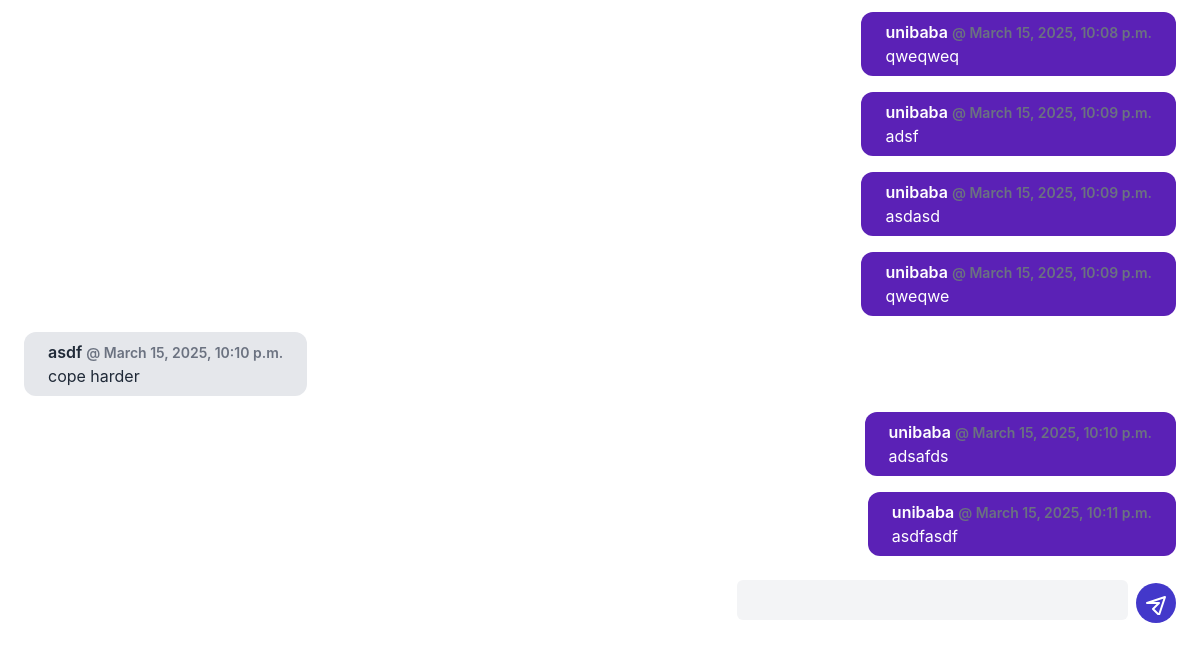
The page /inbox/1/ (signed in, lower part) on the database as committed earlier.
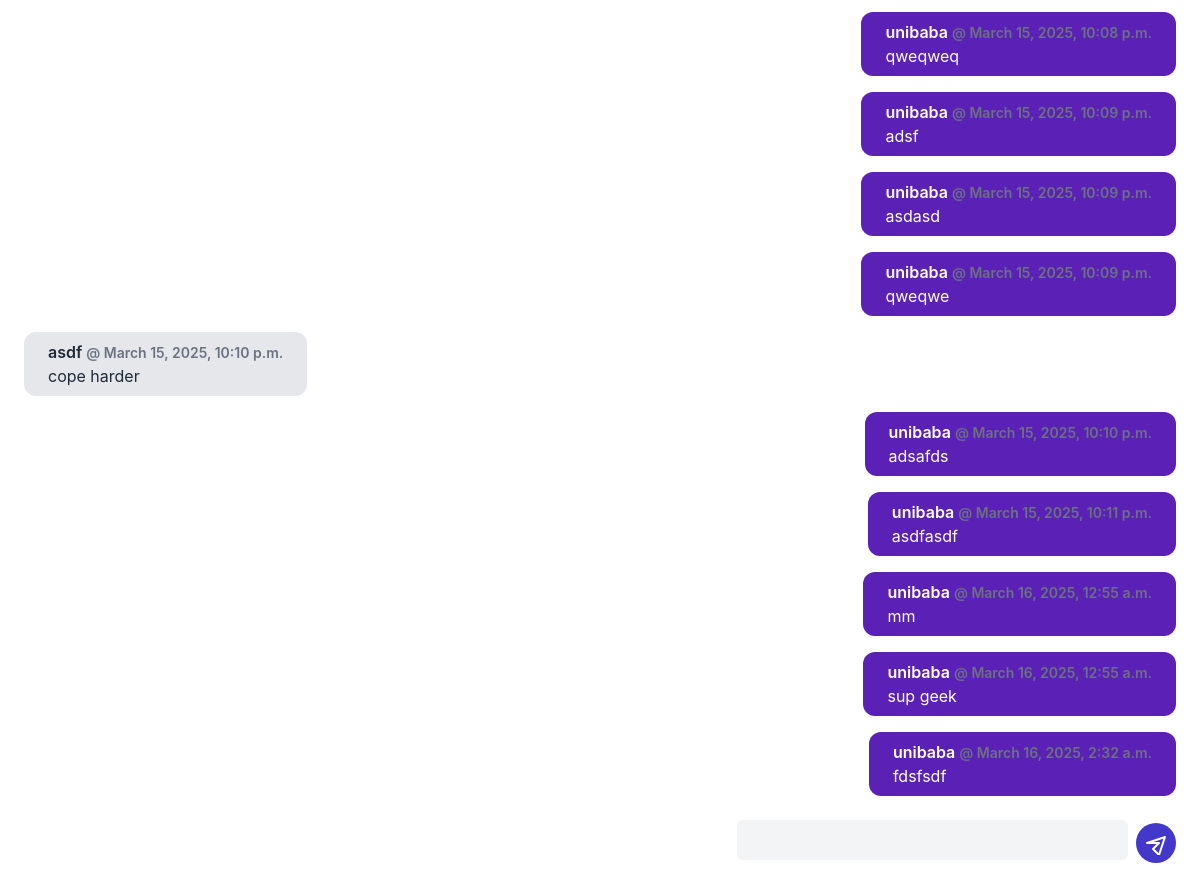
The same page on the database as committed later.
### conversation/models.py (models this page shows)
class ConversationMessage(models.Model):
    conversation=models.ForeignKey(Conversation,related_name='messages',on_delete=models.CASCADE)
    content=models.TextField()
    created_at = models.DateTimeField(auto_now_add=True)
    created_by=models.ForeignKey(User, related_name='created_messages', on_delete=models.CASCADE)

### conversation/views.py (the view)
# urls.py: path('<int:pk>/',views.detail,name='detail'),
@login_required
def detail(request, pk):
    conversation = Conversation.objects.filter(members__in=[request.user.id]).get(pk=pk)
    if request.method == 'POST':
        form = ConversationMessageForm(request.POST)
        if form.is_valid():
            conversation_message = form.save(commit=False)
            conversation_message.conversation = conversation
            conversation_message.created_by = request.user
            conversation_message.save()
            conversation.save()
            return redirect('conversation:detail', pk=pk)
    else:
        form = ConversationMessageForm()
    return render(request, 'conversation/detail.html', {
        'conversation': conversation,
        'form': form
    })

### conversation/forms.py
class ConversationMessageForm(forms.ModelForm):
    content = forms.CharField(widget=forms.Textarea(attrs={
                'class':'w-128 h-10 p-2 text-sm text-gray-800 bg-gray-100 rounded-md resize-none'
            }), label='')
    class Meta:
        model=ConversationMessage
        fields =('content',)

### conversation/templates/conversation/detail.html (shortened to what this page needs)
{% extends 'base/templatepage.html' %}
{% block content %}
<div class="space-y-4">
    {% for message in conversation.messages.all %}
        <div class="flex {% if message.created_by == request.user %}justify-end{% else %}justify-start{% endif %}">
            <div class="max-w-xs px-4 py-2 rounded-xl {% if message.created_by == request.user %}bg-violet-800 text-white{% else %}bg-gray-200 text-gray-800{% endif %}">
                <p class="font-semibold">{{ message.created_by.username }} <span class="text-sm text-gray-500"> @ {{ message.created_at }}</span></p>
                <p>{{ message.content }}</p>
            </div>
        </div>
    {% endfor %}
</div>
<form method="post" action="." class="mt-6 flex justify-end items-center space-x-2">
    <div class="flex items-center space-x-2">
        <div>
            {{form.as_p}}
        </div>
        <button type="submit" class="w-10 h-10 flex justify-center items-center bg-indigo-700 hover:bg-indigo-900 rounded-full text-white">
            <svg class="w-6 h-6" xmlns="http://www.w3.org/2000/svg" fill="none" viewBox="0 0 24 24" stroke="currentColor">
                <path stroke-linecap="round" stroke-linejoin="round" stroke-width="2" d="M3 12l18-6-6 18-6-6 6-6z"/>
            </svg>
        </button>
    </div>
</form>
{% endblock %}

Rows that differ between the two databases and show on the page:
added ConversationMessage: created_by.username "unibaba", created_at "March 16, 2025, 12:55 a.m.", content "mm"
added ConversationMessage: created_by.username "unibaba", created_at "March 16, 2025, 12:55 a.m.", content "sup geek"
added ConversationMessage: created_by.username "unibaba", created_at "March 16, 2025, 2:32 a.m.", content "fdsfsdf"
